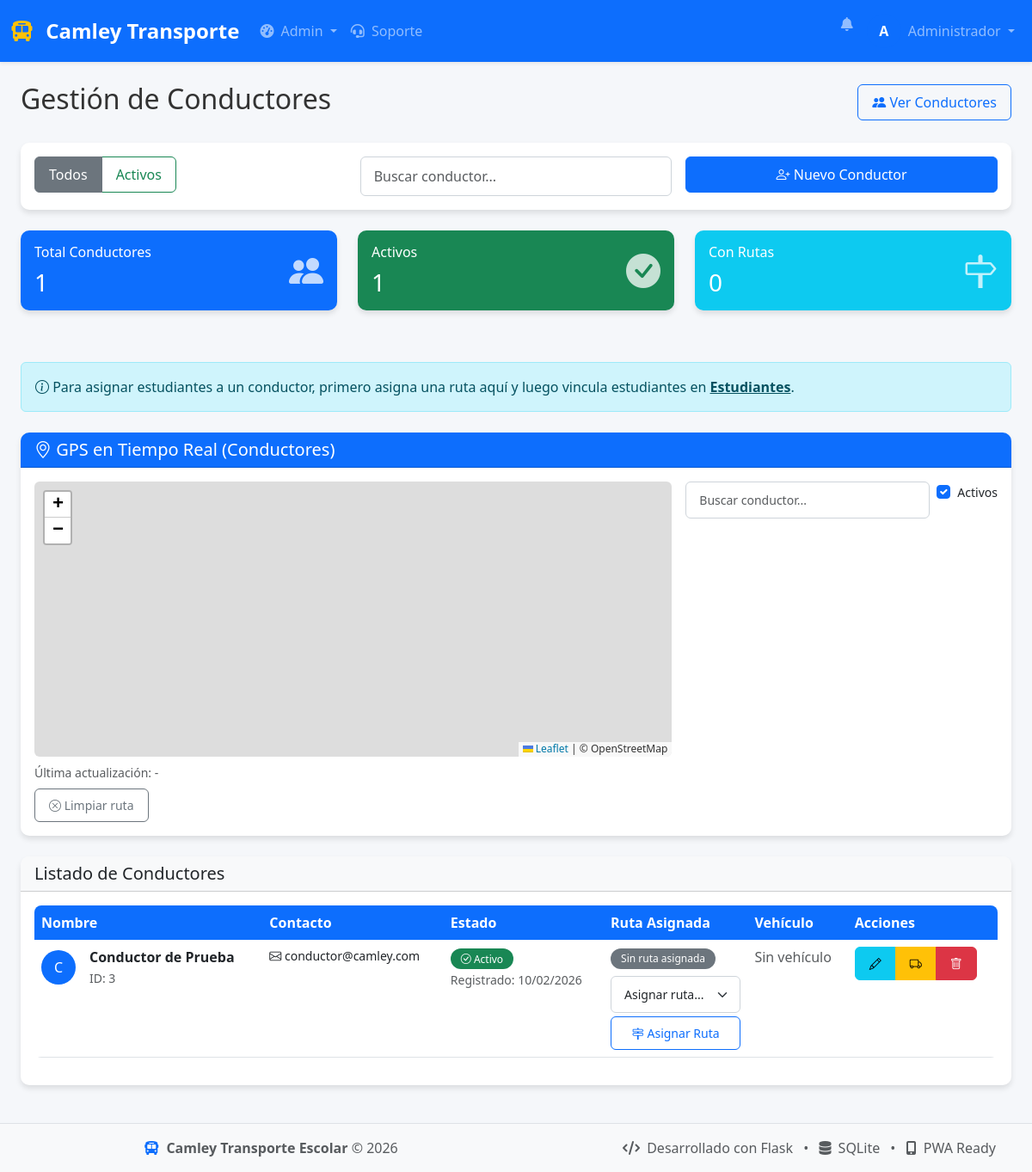
/admin/conductores (signed in), run on an earlier commit of the app's database.
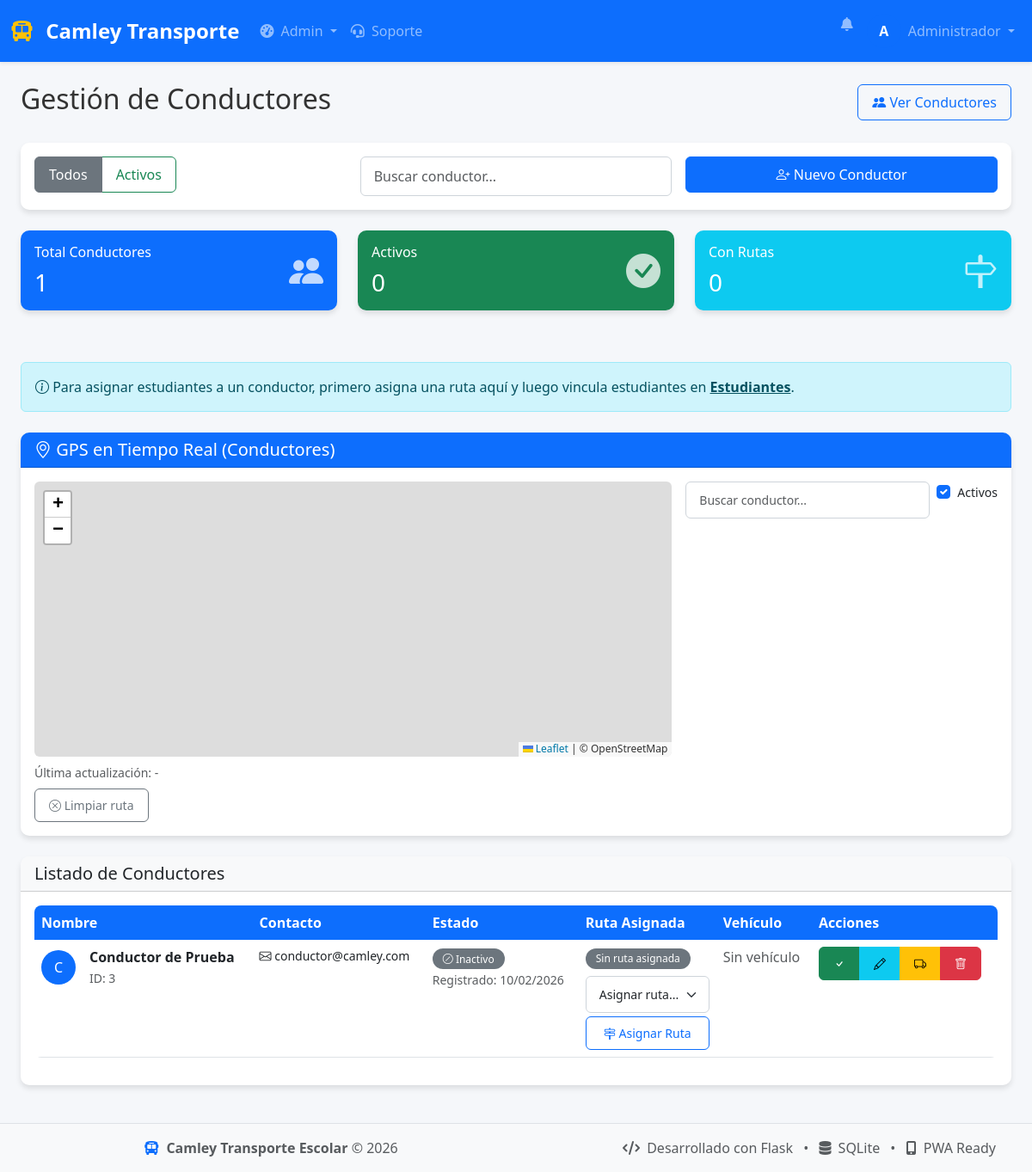
And on a later commit of the database.
### database.py (models this page shows, shortened)
class Usuario(db.Model):
    __tablename__ = 'usuario'
    id = db.Column(db.Integer, primary_key=True)
    nombre = db.Column(db.String(100), nullable=False)
    email = db.Column(db.String(120), unique=True, nullable=False)
    password = db.Column(db.String(200), nullable=False)
    telefono = db.Column(db.String(20))
    direccion = db.Column(db.String(200))
    genero = db.Column(db.String(10))
    rol = db.Column(db.String(20), nullable=False)  # 'admin', 'padre', 'conductor'
    activo = db.Column(db.Boolean, default=True)
    fecha_registro = db.Column(db.DateTime, default=datetime.utcnow)
    hijos = db.relationship('Estudiante', backref='padre_rel',
                        foreign_keys='Estudiante.padre_id', lazy=True)
    rutas = db.relationship('Ruta', backref='conductor_rel',
                        foreign_keys='Ruta.conductor_id', lazy=True)
    notificaciones = db.relationship('Notificacion', backref='usuario', lazy=True)
    @property
    def is_authenticated(self):
        return True

### app.py (the view)
@app.route('/admin/conductores')
@login_required
def admin_conductores():
    if current_user.rol != 'admin':
        return redirect(url_for('index'))
    estado = request.args.get('estado', 'todos')
    query = Usuario.query.filter_by(rol='conductor')
    if estado == 'activos':
        query = query.filter_by(activo=True)
    elif estado == 'pendientes':
        query = query.filter_by(activo=False)
    conductores = query.order_by(Usuario.fecha_registro.desc()).all()
    rutas = Ruta.query.all()
    rutas_por_conductor = {r.conductor_id: r for r in rutas if r.conductor_id}
    vehiculos_por_conductor = {
        r.conductor_id: r.vehiculo for r in rutas if r.conductor_id and r.vehiculo
    }
    vehiculos_disponibles = Vehiculo.query.filter_by(activo=True).all()
    conductores_pendientes = Usuario.query.filter_by(rol='conductor', activo=False).count()
    conductores_con_rutas = len(rutas_por_conductor)
    return render_template('admin/conductores.html',
                        conductores=conductores,
                        rutas=rutas,
                        rutas_por_conductor=rutas_por_conductor,
                        vehiculos_por_conductor=vehiculos_por_conductor,
                        vehiculos_disponibles=vehiculos_disponibles,
                        conductores_pendientes=conductores_pendientes,
                        conductores_con_rutas=conductores_con_rutas,
                        estado_actual=estado)

### app.py (called while the page is built)
@login_manager.user_loader
def load_user(user_id):
    return Usuario.query.get(int(user_id))

@app.context_processor
def inject_now():
    return {'now': datetime.utcnow()}

### templates/admin/conductores.html (shortened to what the changed rows need)
{% extends "base.html" %}
{% block content %}
<div class="container-fluid">
    <div class="d-flex justify-content-between align-items-center mb-4">
        <h2>
             Gestión de Conductores
        </h2>
    </div>
    <div class="row mb-4">
        <div class="col-md-4 mb-3">
            <div class="card bg-success text-white">
                <div class="card-body">
                    <div class="d-flex justify-content-between">
                        <div>
                            <h6 class="card-title">Activos</h6>
                            <h3 class="mb-0">
                                {{ conductores|selectattr('activo')|list|length }}
                            </h3>
                        </div>
                    </div>
                </div>
            </div>
        </div>
    </div>
    <div class="card">
        <div class="card-body">
            {% if conductores %}
            <div class="table-responsive">
                <table class="table table-hover" id="driversTable">
                    <thead>
                        <tr>
                            <th>Nombre</th>
                            <th>Contacto</th>
                            <th>Estado</th>
                            <th>Ruta Asignada</th>
                            <th>Vehículo</th>
                            <th>Acciones</th>
                        </tr>
                    </thead>
                    <tbody>
                        {% for conductor in conductores %}
                        <tr data-search="{{ conductor.nombre.lower() }} {{ conductor.email.lower() }} {{ conductor.telefono or '' }}">
                            <td>
                                <div class="d-flex align-items-center">
                                    <div class="avatar bg-primary text-white rounded-circle me-3"
                                        style="width: 40px; height: 40px; display: flex; align-items: center; justify-content: center;">
                                        {{ conductor.nombre[0] }}
                                    </div>
                                    <div>
                                        <strong>{{ conductor.nombre }}</strong>
                                        <br>
                                        <small class="text-muted">ID: {{ conductor.id }}</small>
                                    </div>
                                </div>
                            </td>
                            <td>
                                <div>
                                    <small class="d-block">
                                        <i class="bi bi-envelope"></i> {{ conductor.email }}
                                    </small>
                                </div>
                            </td>
                            <td>
                                {% if conductor.activo %}
                                <span class="badge bg-success">
                                    <i class="bi bi-check-circle"></i> Activo
                                </span>
                                {% else %}
                                <span class="badge bg-secondary">
                                    <i class="bi bi-slash-circle"></i> Inactivo
                                </span>
                                {% endif %}
                                <br>
                                <small class="text-muted">
                                    Registrado: {{ conductor.fecha_registro.strftime('%d/%m/%Y') }}
                                </small>
                            </td>
                            <td>
                                {% set ruta_conductor = rutas_por_conductor.get(conductor.id) %}
                                {% if ruta_conductor %}
                                <span class="badge bg-info">
                                    <i class="bi bi-signpost"></i> {{ ruta_conductor.nombre }}
                                </span>
                                {% else %}
                                <span class="badge bg-secondary">
                                    Sin ruta asignada
                                </span>
                                {% endif %}
                                <div class="mt-2">
                                    <select class="form-select form-select-sm" id="selectRuta{{ conductor.id }}">
                                        <option value="">Asignar ruta...</option>
                                    </select>
                                    <button class="btn btn-sm btn-outline-primary mt-1 w-100"
                                            onclick="asignarRutaConductor({{ conductor.id }}, '{{ conductor.nombre }}')">
                                        <i class="bi bi-signpost-2"></i> Asignar Ruta
                                    </button>
                                </div>
                            </td>
                            <td>
                                {% set vehiculo_conductor = vehiculos_por_conductor.get(conductor.id) %}
                                {% if vehiculo_conductor %}
                                <div>
                                    <small class="d-block">
                                        <i class="bi bi-truck"></i> {{ vehiculo_conductor.placa }}
                                    </small>
                                    <small class="text-muted">
                                        {{ vehiculo_conductor.marca }} {{ vehiculo_conductor.modelo }}
                                    </small>
                                </div>
                                {% else %}
                                <span class="text-muted">Sin vehículo</span>
                                {% endif %}
                            </td>
                            <td>
                                <div class="btn-group btn-group-sm" role="group">
                                    {% if not conductor.activo %}
                                    <button type="button"
                                            class="btn btn-success"
                                            onclick="aprobarConductor({{ conductor.id }})"
                                            data-bs-toggle="tooltip"
                                            title="Activar conductor">
                                        <i class="bi bi-check"></i>
                                    </button>
                                    {% endif %}
                                    <button type="button"
                                            class="btn btn-info"
                                            onclick="editarConductor({{ conductor.id }})"
                                            data-bs-toggle="tooltip"
                                            title="Editar información">
                                        <i class="bi bi-pencil"></i>
                                    </button>
                                    <button type="button"
                                            class="btn btn-warning"
                                            onclick="asignarVehiculo({{ conductor.id }})"
                                            data-bs-toggle="tooltip"
                                            title="Asignar vehículo">
                                        <i class="bi bi-truck"></i>
                                    </button>
                                    <button type="button"
                                            class="btn btn-danger"
                                            onclick="eliminarConductor({{ conductor.id }})"
                                            data-bs-toggle="tooltip"
                                            title="Desactivar conductor">
                                        <i class="bi bi-trash"></i>
                                    </button>
                                </div>
                            </td>
                        </tr>
                        {% endfor %}
                    </tbody>
                </table>
            </div>
            {% endif %}
        </div>
    </div>
</div>
{% endblock %}

What changed in the data, as far as the page shows it:
changed Usuario "Conductor de Prueba": activo "Activo" → "Inactivo"
Also different on the page:
{{ conductores|selectattr('activo')|list|length }}: "1" → "0"
